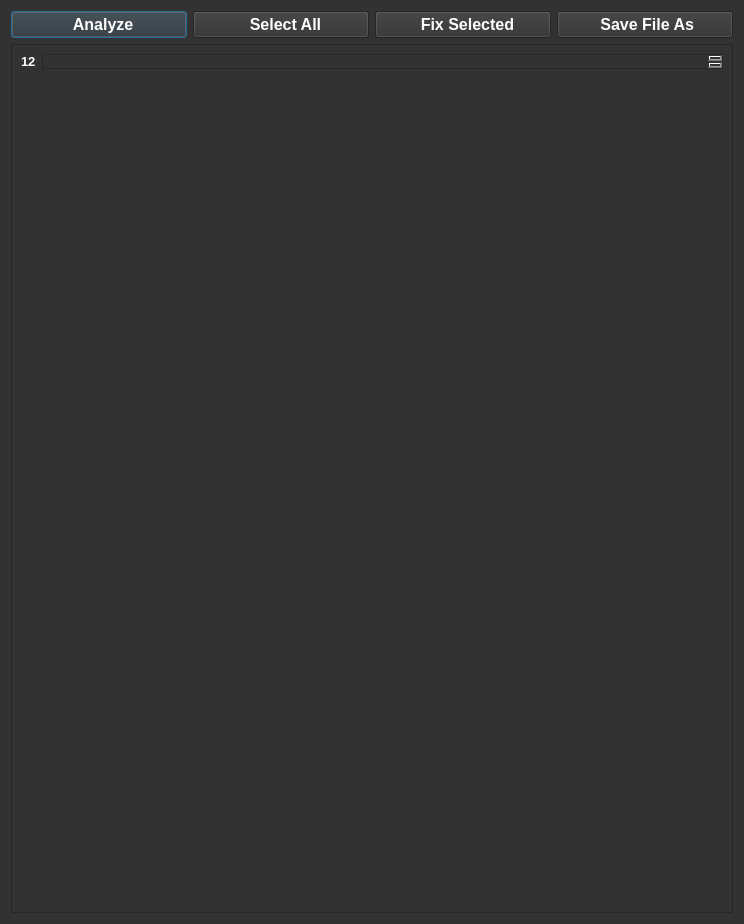
<?xml version="1.0" encoding="UTF-8"?>
<ui version="4.0">
 <class>FileViewer</class>
 <widget class="QDialog" name="FileViewer">
  <property name="geometry">
   <rect>
    <x>0</x>
    <y>0</y>
    <width>744</width>
    <height>924</height>
   </rect>
  </property>
  <property name="windowTitle">
   <string>Earthworm</string>
  </property>
  <property name="styleSheet">
   <string notr="true">background-color: rgb(50, 50, 50);</string>
  </property>
  <layout class="QGridLayout" name="gridLayout">
   <item row="2" column="0">
    <layout class="QHBoxLayout" name="horizontalLayout_3">
     <item>
      <widget class="QPushButton" name="button_analyze">
       <property name="font">
        <font>
         <pointsize>12</pointsize>
         <weight>75</weight>
         <bold>true</bold>
        </font>
       </property>
       <property name="styleSheet">
        <string notr="true">color: rgb(255, 255, 255);</string>
       </property>
       <property name="text">
        <string>  Analyze</string>
       </property>
       <property name="icon">
        <iconset>
         <normaloff>../src/img/icon_analyze.png</normaloff>../src/img/icon_analyze.png</iconset>
       </property>
       <property name="iconSize">
        <size>
         <width>32</width>
         <height>32</height>
        </size>
       </property>
      </widget>
     </item>
     <item>
      <widget class="QPushButton" name="button_selectall">
       <property name="font">
        <font>
         <pointsize>12</pointsize>
         <weight>75</weight>
         <bold>true</bold>
        </font>
       </property>
       <property name="styleSheet">
        <string notr="true">color: rgb(255, 255, 255);</string>
       </property>
       <property name="text">
        <string>  Select All</string>
       </property>
       <property name="icon">
        <iconset>
         <normaloff>../src/img/icon_selectall.png</normaloff>../src/img/icon_selectall.png</iconset>
       </property>
       <property name="iconSize">
        <size>
         <width>32</width>
         <height>32</height>
        </size>
       </property>
      </widget>
     </item>
     <item>
      <widget class="QPushButton" name="button_fixselected">
       <property name="font">
        <font>
         <pointsize>12</pointsize>
         <weight>75</weight>
         <bold>true</bold>
        </font>
       </property>
       <property name="styleSheet">
        <string notr="true">color: rgb(255, 255, 255);</string>
       </property>
       <property name="text">
        <string>  Fix Selected</string>
       </property>
       <property name="icon">
        <iconset>
         <normaloff>../src/img/icon_fix.png</normaloff>../src/img/icon_fix.png</iconset>
       </property>
       <property name="iconSize">
        <size>
         <width>32</width>
         <height>32</height>
        </size>
       </property>
      </widget>
     </item>
     <item>
      <widget class="QPushButton" name="button_saveas">
       <property name="font">
        <font>
         <pointsize>12</pointsize>
         <weight>75</weight>
         <bold>true</bold>
        </font>
       </property>
       <property name="styleSheet">
        <string notr="true">color: rgb(255, 255, 255);</string>
       </property>
       <property name="text">
        <string> Save File As</string>
       </property>
       <property name="icon">
        <iconset>
         <normaloff>../src/img/icon_saveas.png</normaloff>../src/img/icon_saveas.png</iconset>
       </property>
       <property name="iconSize">
        <size>
         <width>32</width>
         <height>32</height>
        </size>
       </property>
      </widget>
     </item>
    </layout>
   </item>
   <item row="4" column="0">
    <layout class="QVBoxLayout" name="verticalLayout">
     <property name="sizeConstraint">
      <enum>QLayout::SetDefaultConstraint</enum>
     </property>
     <item>
      <widget class="QScrollArea" name="scrollArea">
       <property name="widgetResizable">
        <bool>true</bool>
       </property>
       <widget class="QWidget" name="scrollAreaWidgetContents">
        <property name="geometry">
         <rect>
          <x>0</x>
          <y>0</y>
          <width>722</width>
          <height>36</height>
         </rect>
        </property>
        <property name="sizePolicy">
         <sizepolicy hsizetype="Preferred" vsizetype="Fixed">
          <horstretch>0</horstretch>
          <verstretch>0</verstretch>
         </sizepolicy>
        </property>
        <layout class="QVBoxLayout" name="verticalLayout_2">
         <item>
          <layout class="QHBoxLayout" name="horizontalLayout_4">
           <item>
            <widget class="QLabel" name="label">
             <property name="sizePolicy">
              <sizepolicy hsizetype="Fixed" vsizetype="Fixed">
               <horstretch>0</horstretch>
               <verstretch>0</verstretch>
              </sizepolicy>
             </property>
             <property name="font">
              <font>
               <pointsize>10</pointsize>
               <weight>75</weight>
               <bold>true</bold>
              </font>
             </property>
             <property name="styleSheet">
              <string notr="true">color: rgb(255, 255, 255);</string>
             </property>
             <property name="text">
              <string>12</string>
             </property>
            </widget>
           </item>
           <item>
            <widget class="QTextEdit" name="textEdit">
             <property name="sizePolicy">
              <sizepolicy hsizetype="Minimum" vsizetype="Ignored">
               <horstretch>0</horstretch>
               <verstretch>0</verstretch>
              </sizepolicy>
             </property>
            </widget>
           </item>
          </layout>
         </item>
        </layout>
       </widget>
      </widget>
     </item>
    </layout>
   </item>
  </layout>
 </widget>
 <resources/>
 <connections/>
</ui>
